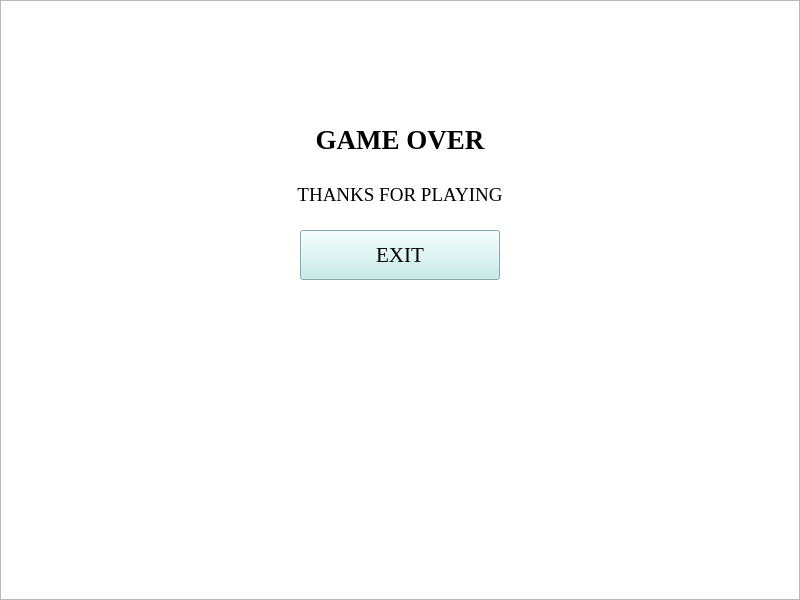
<?xml version="1.0" encoding="UTF-8"?>
<ui version="4.0">
 <class>GameOver</class>
 <widget class="QWidget" name="GameOver">
  <property name="geometry">
   <rect>
    <x>0</x>
    <y>0</y>
    <width>800</width>
    <height>600</height>
   </rect>
  </property>
  <property name="sizePolicy">
   <sizepolicy hsizetype="Fixed" vsizetype="Fixed">
    <horstretch>0</horstretch>
    <verstretch>0</verstretch>
   </sizepolicy>
  </property>
  <property name="windowTitle">
   <string>ZOMBIE STRIKER - GAME OVER</string>
  </property>
  <widget class="QPushButton" name="pushButton_4">
   <property name="geometry">
    <rect>
     <x>300</x>
     <y>230</y>
     <width>200</width>
     <height>50</height>
    </rect>
   </property>
   <property name="font">
    <font>
     <family>Times New Roman</family>
     <pointsize>16</pointsize>
    </font>
   </property>
   <property name="styleSheet">
    <string notr="true">border-color: rgb(0, 0, 0);
background-color: rgb(189, 235, 232);</string>
   </property>
   <property name="text">
    <string>EXIT</string>
   </property>
  </widget>
  <widget class="QTextBrowser" name="textBrowser">
   <property name="geometry">
    <rect>
     <x>260</x>
     <y>120</y>
     <width>280</width>
     <height>60</height>
    </rect>
   </property>
   <property name="font">
    <font>
     <family>Times New Roman</family>
    </font>
   </property>
   <property name="contextMenuPolicy">
    <enum>Qt::DefaultContextMenu</enum>
   </property>
   <property name="autoFillBackground">
    <bool>true</bool>
   </property>
   <property name="styleSheet">
    <string notr="true">background-color: transparent;</string>
   </property>
   <property name="frameShape">
    <enum>QFrame::NoFrame</enum>
   </property>
   <property name="frameShadow">
    <enum>QFrame::Sunken</enum>
   </property>
   <property name="html">
    <string>&lt;!DOCTYPE HTML PUBLIC &quot;-//W3C//DTD HTML 4.0//EN&quot; &quot;http://www.w3.org/TR/REC-html40/strict.dtd&quot;&gt;
&lt;html&gt;&lt;head&gt;&lt;meta name=&quot;qrichtext&quot; content=&quot;1&quot; /&gt;&lt;meta charset=&quot;utf-8&quot; /&gt;&lt;style type=&quot;text/css&quot;&gt;
p, li { white-space: pre-wrap; }
hr { height: 1px; border-width: 0; }
li.unchecked::marker { content: &quot;\2610&quot;; }
li.checked::marker { content: &quot;\2612&quot;; }
&lt;/style&gt;&lt;/head&gt;&lt;body style=&quot; font-family:'Times New Roman'; font-size:9pt; font-weight:400; font-style:normal;&quot;&gt;
&lt;p align=&quot;center&quot; style=&quot; margin-top:0px; margin-bottom:0px; margin-left:0px; margin-right:0px; -qt-block-indent:0; text-indent:0px;&quot;&gt;&lt;span style=&quot; font-family:'Segoe UI'; font-size:20pt; font-weight:700;&quot;&gt;GAME OVER&lt;/span&gt;&lt;/p&gt;&lt;/body&gt;&lt;/html&gt;</string>
   </property>
  </widget>
  <widget class="QPlainTextEdit" name="plainTextEdit">
   <property name="geometry">
    <rect>
     <x>0</x>
     <y>0</y>
     <width>800</width>
     <height>600</height>
    </rect>
   </property>
   <property name="sizePolicy">
    <sizepolicy hsizetype="Fixed" vsizetype="Fixed">
     <horstretch>0</horstretch>
     <verstretch>0</verstretch>
    </sizepolicy>
   </property>
   <property name="styleSheet">
    <string notr="true">background-image: url(:/images/images/bg_menu.jpg);</string>
   </property>
  </widget>
  <widget class="QTextBrowser" name="textBrowser_2">
   <property name="geometry">
    <rect>
     <x>260</x>
     <y>180</y>
     <width>280</width>
     <height>60</height>
    </rect>
   </property>
   <property name="font">
    <font>
     <family>Times New Roman</family>
    </font>
   </property>
   <property name="contextMenuPolicy">
    <enum>Qt::DefaultContextMenu</enum>
   </property>
   <property name="autoFillBackground">
    <bool>true</bool>
   </property>
   <property name="styleSheet">
    <string notr="true">background-color: transparent;</string>
   </property>
   <property name="frameShape">
    <enum>QFrame::NoFrame</enum>
   </property>
   <property name="frameShadow">
    <enum>QFrame::Sunken</enum>
   </property>
   <property name="html">
    <string>&lt;!DOCTYPE HTML PUBLIC &quot;-//W3C//DTD HTML 4.0//EN&quot; &quot;http://www.w3.org/TR/REC-html40/strict.dtd&quot;&gt;
&lt;html&gt;&lt;head&gt;&lt;meta name=&quot;qrichtext&quot; content=&quot;1&quot; /&gt;&lt;meta charset=&quot;utf-8&quot; /&gt;&lt;style type=&quot;text/css&quot;&gt;
p, li { white-space: pre-wrap; }
hr { height: 1px; border-width: 0; }
li.unchecked::marker { content: &quot;\2610&quot;; }
li.checked::marker { content: &quot;\2612&quot;; }
&lt;/style&gt;&lt;/head&gt;&lt;body style=&quot; font-family:'Times New Roman'; font-size:9pt; font-weight:400; font-style:normal;&quot;&gt;
&lt;p align=&quot;center&quot; style=&quot; margin-top:0px; margin-bottom:0px; margin-left:0px; margin-right:0px; -qt-block-indent:0; text-indent:0px;&quot;&gt;&lt;span style=&quot; font-size:14pt;&quot;&gt;THANKS FOR PLAYING&lt;/span&gt;&lt;/p&gt;&lt;/body&gt;&lt;/html&gt;</string>
   </property>
  </widget>
  <zorder>plainTextEdit</zorder>
  <zorder>pushButton_4</zorder>
  <zorder>textBrowser</zorder>
  <zorder>textBrowser_2</zorder>
 </widget>
 <resources/>
 <connections/>
</ui>
